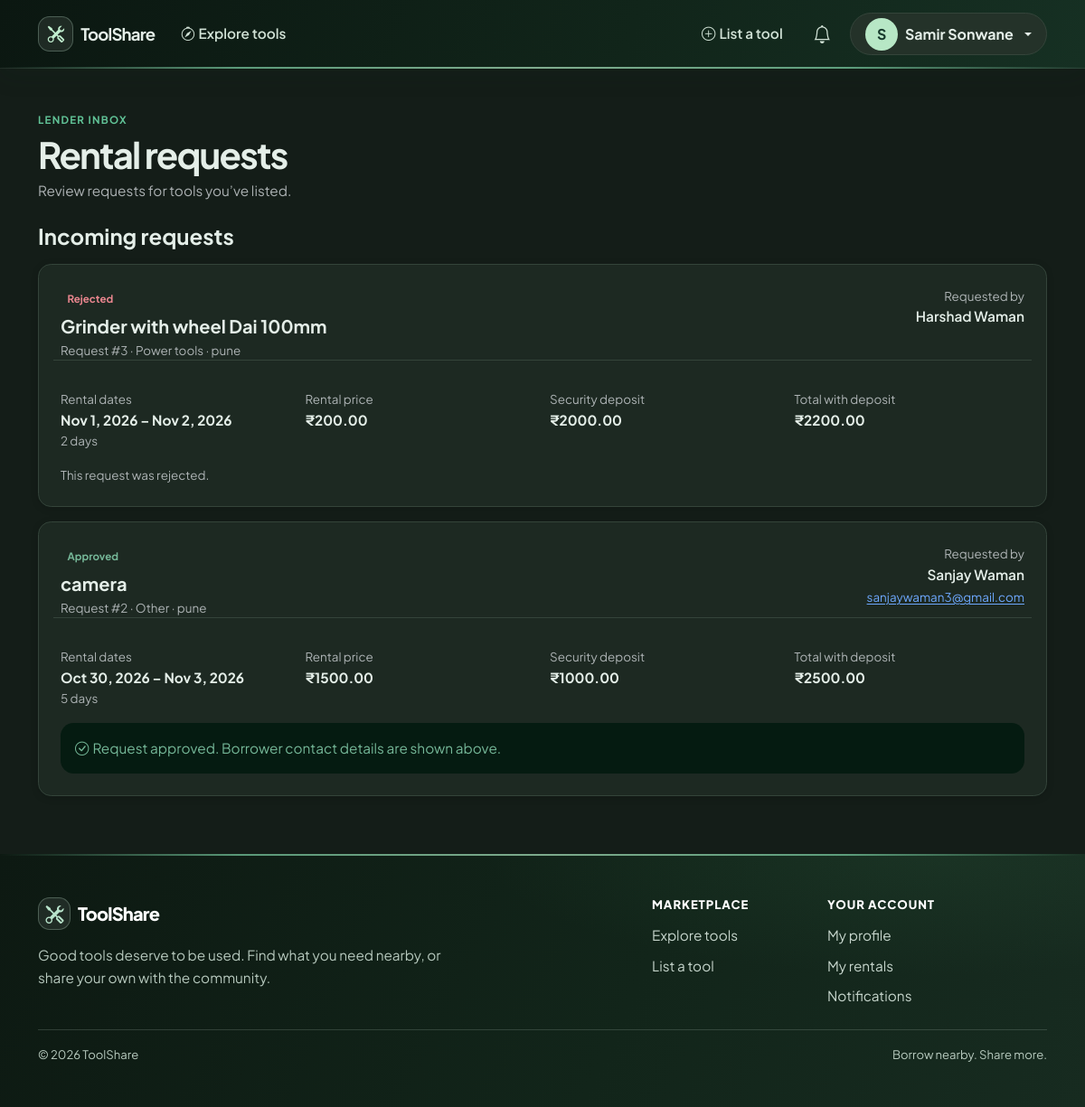
The app's page /notifications/ (signed in) with its own data.
### rentalapp/models.py (models this page shows, shortened)
class RentalBooking(models.Model):
    class Status(models.TextChoices):
        REQUESTED = 'requested', 'Requested'
        APPROVED = 'approved', 'Approved'
        REJECTED = 'rejected', 'Rejected'
        CANCELLED = 'cancelled', 'Cancelled'
        COMPLETED = 'completed', 'Completed'
    renter = models.ForeignKey(
        settings.AUTH_USER_MODEL,
        on_delete=models.CASCADE,
        related_name='rental_bookings',
    )
    listing = models.ForeignKey(
        RentalListing,
        on_delete=models.SET_NULL,
        related_name='booking_requests',
        null=True,
        blank=True,
    )
    item_title = models.CharField(max_length=120)
    item_category = models.CharField(max_length=80)
    item_city = models.CharField(max_length=100)
    daily_price = models.DecimalField(max_digits=9, decimal_places=2)
    security_deposit = models.DecimalField(max_digits=9, decimal_places=2, default=0)
    image_url = models.URLField(blank=True)
    start_date = models.DateField()
    end_date = models.DateField()
    total_days = models.PositiveSmallIntegerField()
    status = models.CharField(
        max_length=10,
        choices=Status.choices,
        default=Status.REQUESTED,
    )
    created_at = models.DateTimeField(auto_now_add=True)
    class Meta:
        ordering = ['-created_at']
    @property
    def total_price(self):
        return self.daily_price * self.total_days
    @property
    def total_due(self):
        return self.total_price + self.security_deposit

### ui_preview/views.py (the view)
# urls.py: path('notifications/', views.rental_notifications, name='notifications'),
@login_required(login_url='ui_preview:login')
def rental_notifications(request):
    requests = RentalBooking.objects.filter(
        listing__owner=request.user,
    ).select_related('renter', 'listing')
    availability_notifications = list(
        request.user.rental_availability_notifications.select_related(
            'booking',
            'booking__listing',
        )
    )
    request.user.rental_availability_notifications.filter(
        read_at__isnull=True,
    ).update(read_at=timezone.now())
    return render(request, 'inventory/rental_notifications.html', {
        'rental_requests': requests,
        'pending_count': requests.filter(status=RentalBooking.Status.REQUESTED).count(),
        'availability_notifications': availability_notifications,
        'unread_availability_notifications': 0,
    })

### ui_preview/context_processors.py (called while the page is built)
def user_profile(request):
    profile = None
    pending_rental_requests = 0
    unread_availability_notifications = 0
    if request.user.is_authenticated:
        profile, _ = UserProfile.objects.get_or_create(user=request.user)
        pending_rental_requests = RentalBooking.objects.filter(
            listing__owner=request.user,
            status=RentalBooking.Status.REQUESTED,
        ).count()
        unread_availability_notifications = request.user.rental_availability_notifications.filter(
            read_at__isnull=True,
        ).count()
    return {
        'user_profile': profile,
        'pending_rental_requests': pending_rental_requests,
        'unread_availability_notifications': unread_availability_notifications,
    }

### templates/inventory/rental_notifications.html (shortened to what this page needs)
{% extends "base.html" %}
{% block content %}
  <div class="d-flex flex-wrap justify-content-between align-items-end gap-3 mb-4">
    <div>
      <p class="preview-label text-uppercase fw-bold mb-1">Lender inbox</p>
      <h1 class="page-heading fw-bold mb-1">Rental requests</h1>
      <p class="text-muted mb-0">Review requests for tools you’ve listed.</p>
    </div>
  </div>
  {% if availability_notifications or rental_requests %}
    {% if rental_requests %}
      <section aria-labelledby="rental-requests-heading">
        <h2 class="h4 fw-bold mb-3" id="rental-requests-heading">Incoming requests</h2>
      {% for rental in rental_requests %}
      <article class="card rental-request-card mb-3">
        <div class="card-body p-3 p-md-4">
          <div class="d-flex flex-wrap justify-content-between gap-3 mb-3">
            <div>
              <span class="badge rounded-pill {% if rental.status == 'requested' %}text-bg-warning-subtle text-warning-emphasis{% elif rental.status == 'approved' %}text-bg-success-subtle text-success-emphasis{% elif rental.status == 'rejected' %}text-bg-danger-subtle text-danger-emphasis{% else %}text-bg-secondary-subtle text-secondary-emphasis{% endif %} mb-2">{{ rental.get_status_display }}</span>
              <h2 class="h5 fw-bold mb-1">{{ rental.item_title }}</h2>
              <p class="text-muted small mb-0">Request #{{ rental.pk }} · {{ rental.item_category }} · {{ rental.item_city }}</p>
            </div>
            <div class="text-md-end">
              <div class="small text-muted">Requested by</div>
              <div class="fw-semibold">{{ rental.renter.get_full_name|default:rental.renter.username }}</div>
              {% if rental.status == 'approved' %}
                <a class="small" href="mailto:{{ rental.renter.email }}">{{ rental.renter.email }}</a>
              {% endif %}
            </div>
          </div>
          <div class="row g-3 rental-request-totals">
            <div class="col-6 col-lg-3"><span class="small text-muted d-block">Rental dates</span><strong>{{ rental.start_date|date:"M j, Y" }} – {{ rental.end_date|date:"M j, Y" }}</strong><span class="small text-muted d-block">{{ rental.total_days }} day{{ rental.total_days|pluralize }}</span></div>
            <div class="col-6 col-lg-3"><span class="small text-muted d-block">Rental price</span><strong>₹{{ rental.total_price }}</strong></div>
            <div class="col-6 col-lg-3"><span class="small text-muted d-block">Security deposit</span><strong>₹{{ rental.security_deposit }}</strong></div>
            <div class="col-6 col-lg-3"><span class="small text-muted d-block">Total with deposit</span><strong>₹{{ rental.total_due }}</strong></div>
          </div>
          {% if rental.status == 'requested' %}
            <div class="d-flex flex-wrap justify-content-end gap-2 mt-4">
              <form method="post" action="{% url 'ui_preview:respond_to_rental_request' rental.pk 'reject' %}">
                {% csrf_token %}
                <button class="btn btn-danger" type="submit"><i class="bi bi-x-circle me-1" aria-hidden="true"></i>Reject</button>
              </form>
              <form method="post" action="{% url 'ui_preview:respond_to_rental_request' rental.pk 'approve' %}">
                {% csrf_token %}
                <button class="btn btn-success" type="submit"><i class="bi bi-check-circle me-1" aria-hidden="true"></i>Approve</button>
              </form>
            </div>
          {% elif rental.status == 'approved' %}
            <div class="alert alert-success mt-3 mb-0" role="status"><i class="bi bi-check-circle me-1" aria-hidden="true"></i>Request approved. Borrower contact details are shown above.</div>
          {% elif rental.status == 'rejected' %}
            <p class="text-muted small mt-3 mb-0">This request was rejected.</p>
          {% endif %}
        </div>
      </article>
      {% endfor %}
      </section>
    {% endif %}
  {% endif %}
{% endblock %}

### templates/base.html (shortened to what this page needs)
{% load static %}
<!doctype html>
<html lang="en" data-theme="{% if user_profile %}{{ user_profile.theme }}{% else %}light{% endif %}" data-bs-theme="{% if user_profile %}{{ user_profile.theme }}{% else %}light{% endif %}">
<head>
  <link href="https://cdn.jsdelivr.net/npm/bootstrap@5.3.3/dist/css/bootstrap.min.css" rel="stylesheet">
  <link rel="stylesheet" href="https://cdn.jsdelivr.net/npm/bootstrap-icons@1.11.3/font/bootstrap-icons.min.css">
  <link rel="stylesheet" href="{% static 'css/toolshare.css' %}">
</head>
<body>
  <nav class="navbar site-navbar navbar-expand-lg sticky-top">
    <div class="container">
      <a class="navbar-brand fw-bold text-teal d-flex align-items-center gap-2" href="{% url 'ui_preview:item_list' %}" aria-label="ToolShare home">
        <span class="site-navbar-mark"><i class="bi bi-tools" aria-hidden="true"></i></span><span>ToolShare</span>
      </a>
      <div class="collapse navbar-collapse" id="navbarContent">
        <ul class="navbar-nav me-auto mb-2 mb-lg-0">
          <li class="nav-item"><a class="nav-link" href="{% url 'ui_preview:item_list' %}"><i class="bi bi-compass me-1" aria-hidden="true"></i>Explore tools</a></li>
        </ul>
        <ul class="navbar-nav ms-auto align-items-lg-center gap-lg-2">
          <li class="nav-item"><a class="nav-link" href="{% url 'ui_preview:item_create' %}"><i class="bi bi-plus-circle me-1" aria-hidden="true"></i>List a tool</a></li>
          {% if user.is_authenticated %}
            <li class="nav-item">
              <a class="nav-link notification-link position-relative" href="{% url 'ui_preview:notifications' %}" aria-label="Notifications">
                <i class="bi bi-bell fs-5" aria-hidden="true"></i>
              </a>
            </li>
            <li class="nav-item dropdown">
              <button class="btn btn-light dropdown-toggle d-flex align-items-center gap-2 profile-menu-button" type="button" id="profileMenu" data-bs-toggle="dropdown" aria-expanded="false">
                {% if user_profile.avatar_image %}
                  <img class="profile-avatar" src="{{ user_profile.avatar_image.url }}" alt="">
                {% else %}
                  <span class="profile-avatar profile-avatar-initial" aria-hidden="true">{{ user.get_full_name|default:user.username|first|upper }}</span>
                {% endif %}
                <span class="d-none d-sm-inline">{{ user.get_full_name|default:user.username }}</span>
              </button>
            </li>
          {% else %}
            <li class="nav-item"><a class="btn btn-outline-primary btn-sm" href="{% url 'ui_preview:login' %}">Log in</a></li>
            <li class="nav-item"><a class="btn btn-primary btn-sm" href="{% url 'ui_preview:register' %}">Join free</a></li>
          {% endif %}
        </ul>
      </div>
    </div>
  </nav>
  <main class="container py-4 py-lg-5">
    {% block content %}{% endblock %}
  </main>
  <footer class="site-footer mt-auto">
    <div class="container py-5">
      <div class="row g-4 g-lg-5">
        <div class="col-lg-6 col-xl-7">
          <a class="site-footer-brand d-inline-flex align-items-center gap-2 text-decoration-none mb-3" href="{% url 'ui_preview:item_list' %}">
            <span class="site-footer-mark"><i class="bi bi-tools" aria-hidden="true"></i></span>
            <span>ToolShare</span>
          </a>
          <p class="site-footer-copy mb-0">Good tools deserve to be used. Find what you need nearby, or share your own with the community.</p>
        </div>
        <nav class="col-6 col-lg-3 col-xl-2" aria-label="Marketplace links">
          <h2 class="site-footer-heading">Marketplace</h2>
          <ul class="site-footer-links list-unstyled mb-0">
            <li><a href="{% url 'ui_preview:item_list' %}">Explore tools</a></li>
            <li><a href="{% url 'ui_preview:item_create' %}">List a tool</a></li>
          </ul>
        </nav>
        <nav class="col-6 col-lg-3 col-xl-3" aria-label="Account links">
          <h2 class="site-footer-heading">Your account</h2>
          <ul class="site-footer-links list-unstyled mb-0">
            {% if user.is_authenticated %}
              <li><a href="{% url 'ui_preview:profile' %}">My profile</a></li>
              <li><a href="{% url 'ui_preview:my_rentals' %}">My rentals</a></li>
              <li><a href="{% url 'ui_preview:notifications' %}">Notifications</a></li>
            {% else %}
              <li><a href="{% url 'ui_preview:login' %}">Log in</a></li>
              <li><a href="{% url 'ui_preview:register' %}">Create an account</a></li>
            {% endif %}
          </ul>
        </nav>
      </div>
      <div class="site-footer-bottom mt-4 pt-3 d-flex flex-column flex-sm-row justify-content-between gap-2">
        <span>© {% now "Y" %} ToolShare</span>
        <span>Borrow nearby. Share more.</span>
      </div>
    </div>
  </footer>
</body>
</html>

### records on screen
RentalBooking: status "Rejected", item_title "Grinder with wheel Dai 100mm", pk "3", item_category "Power tools", item_city "pune", renter.get_full_name "Harshad Waman", start_date "Nov 1, 2026", end_date "Nov 2, 2026", total_days "2", total_price "200.00", security_deposit "2000.00", total_due "2200.00", shows "This request was rejected."
RentalBooking: status "Approved", item_title "camera", pk "2", item_category "Other", item_city "pune", renter.get_full_name "Sanjay Waman", renter.email "sanjaywaman3@gmail.com", start_date "Oct 30, 2026", end_date "Nov 3, 2026", total_days "5", total_price "1500.00", security_deposit "1000.00", total_due "2500.00", shows "Request approved. Borrower contact details are shown above."

### other values on screen
{{ user.get_full_name|default:user.username|first|upper }} "S"
{{ user.get_full_name|default:user.username }} "Samir Sonwane"
